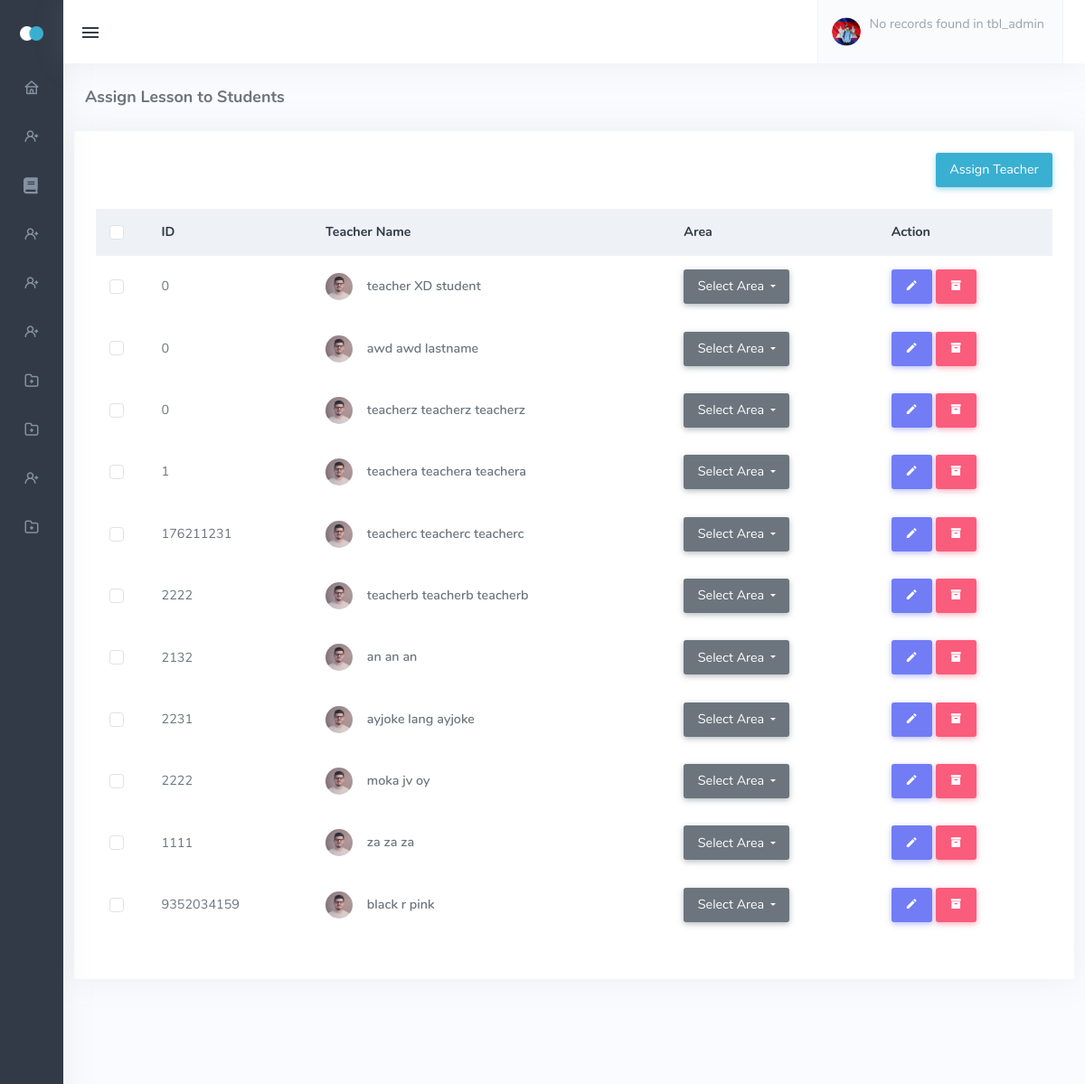
Page /admin_assign_teacher_lesson.php (signed in) on the committed database.
### tables this page shows
CREATE TABLE `tbl_teachers` (
  `teacher_id` bigint(11) NOT NULL,
  `user_id` int(11) NOT NULL,
  `credentials_id` int(11) NOT NULL,
  `address_id` int(11) NOT NULL,
  `level_id` int(11) NOT NULL,
  `status_id` int(11) NOT NULL,
  `account_id` int(11) NOT NULL,
  `valid_id` int(11) NOT NULL
);

CREATE TABLE `tbl_userinfo` (
  `user_id` int(11) NOT NULL,
  `firstname` varchar(244) NOT NULL,
  `middlename` varchar(244) NOT NULL,
  `lastname` varchar(244) NOT NULL,
  `birthday` date NOT NULL,
  `gender` varchar(244) NOT NULL
);

### admin_assign_teacher_lesson.php (the view, shortened to what this page needs)
<!DOCTYPE html>
<html lang="en" class="menuitem-active"><head>
    <link href="assets/css/icons.min.css" rel="stylesheet" type="text/css">
    <link href="assets/css/app.min.css" rel="stylesheet" type="text/css" id="light-style">
    <link href="assets/css/app-dark.min.css" rel="stylesheet" type="text/css" id="dark-style" disabled="disabled">
    <link rel="stylesheet" href="https://cdnjs.cloudflare.com/ajax/libs/font-awesome/5.15.3/css/all.min.css">
    <link href="assets/css/vendor/quill.core.css" rel="stylesheet" type="text/css" />
    <link href="assets/css/vendor/quill.snow.css" rel="stylesheet" type="text/css" />
</head>
<body class="show" data-layout-config="{&quot;leftSideBarTheme&quot;:&quot;dark&quot;,&quot;layoutBoxed&quot;:false, &quot;leftSidebarCondensed&quot;:false, &quot;leftSidebarScrollable&quot;:false,&quot;darkMode&quot;:false, &quot;showRightSidebarOnStart&quot;: true}" data-leftbar-theme="dark" data-leftbar-compact-mode="condensed" style="visibility: visible;">
    <div class="wrapper">
        <div class="leftside-menu menuitem-active">
            <a href="index.html" class="logo text-center logo-light">
                <span class="logo-sm">
                    <img src="assets/images/logo_sm.png" alt="" height="16">
                </span>
            </a>
            <div class="h-100 show" id="leftside-menu-container" data-simplebar="init"><div class="simplebar-wrapper" style="margin: 0px;"><div class="simplebar-height-auto-observer-wrapper"><div class="simplebar-height-auto-observer"></div></div><div class="simplebar-mask"><div class="simplebar-offset" style="right: 0px; bottom: 0px;"><div class="simplebar-content-wrapper" style="height: 100%; overflow: hidden;"><div class="simplebar-content" style="padding: 0px;">
               <ul class="side-nav">
<li class="side-nav-item">
    <a href="admin_dashboard.php" class="side-nav-link">
        <i class="uil-home"></i>
    </a>
</li>
<li class="side-nav-item">
    <a data-bs-toggle="collapse" href="#sidebarDashboards" aria-expanded="false"
        aria-controls="sidebarDashboards" class="side-nav-link collapsed">
        <i class="uil-user-plus"></i>
    </a>
</li>
<li class="side-nav-item">
    <a href="admin_manage_lesson.php" class="side-nav-link">
        <i class="fa fa-book"></i>
    </a>
</li>
<li class="side-nav-item">
    <a data-bs-toggle="collapse" href="#sidebarDashboardsLessons"
        aria-expanded="false" aria-controls="sidebarDashboards"
        class="side-nav-link collapsed">
        <i class="uil-user-plus"></i>
    </a>
</li>
<li class="side-nav-item">
    <a data-bs-toggle="collapse" href="#sidebarquiz"
        aria-expanded="false" aria-controls="sidebarquiz"
        class="side-nav-link collapsed">
        <i class="uil-user-plus"></i>
    </a>
</li>
<li class="side-nav-item">
    <a href="admin_assign_lesson_to_teacher.php " class="side-nav-link">
        <i class="uil-user-plus"></i>
    </a>
</li>
<li class="side-nav-item">
    <a data-bs-toggle="collapse" href="#sidebarclass" aria-expanded="false"
        aria-controls="sidebarclass" class="side-nav-link">
        <i class="uil-folder-plus"></i>
    </a>
</li>
<li class="side-nav-item">
    <a data-bs-toggle="collapse" href="#sidebarArea" aria-expanded="false"
        aria-controls="sidebarArea" class="side-nav-link">
        <i class="uil-folder-plus"></i>
    </a>
</li>
<li class="side-nav-item">
    <a href="#" class="side-nav-link">
        <i class="uil-user-plus"></i>
    </a>
</li>
<li class="side-nav-item">
    <a data-bs-toggle="collapse" href="#sidebarEmail" aria-expanded="false"
        aria-controls="sidebarEmail" class="side-nav-link">
        <i class="uil-folder-plus"></i>
    </a>
</li>
</ul>
            </div></div></div></div><div class="simplebar-placeholder" style="width: 70px; height: 1150px;"></div></div></div>
        </div>
        <div class="content-page">
            <div class="content">
                   <div class="navbar-custom">
                    <ul class="list-unstyled topbar-menu float-end mb-0">
                        <li class="dropdown notification-list">
                            <a class="nav-link dropdown-toggle nav-user arrow-none me-0" data-bs-toggle="dropdown"
                                href="#" role="button" aria-haspopup="false" aria-expanded="false">
                                <span class="account-user-avatar">
                                    <img src="assets/images/users/avatar-1.jpg" alt="user-image" class="rounded-circle">
                                </span>
                                <span>
                                    <?php
                                    include 'dbcon.php';
                                    if (isset($_SESSION['user_id'])) {
                                        $user_id = $_SESSION['user_id'];
                                        $sql = "SELECT tbl_userinfo.user_id, tbl_userinfo.firstname, tbl_userinfo.middlename, tbl_userinfo.lastname, tbl_user_level.level
                                                    FROM tbl_admin
                                                    JOIN tbl_userinfo ON tbl_admin.user_id = tbl_userinfo.user_id
                                                    JOIN tbl_user_level ON tbl_admin.level_id = tbl_user_level.level_id
                                                    WHERE tbl_user_level.level = 'ADMIN' AND tbl_userinfo.user_id = '$user_id'
                                                    LIMIT 1;";
                                        $result = mysqli_query($conn, $sql);
                                        if ($result && mysqli_num_rows($result) > 0) {
                                            $row = mysqli_fetch_assoc($result);
                                            ?>
                                                                                                                                                                                    <span class="account-user-name"><?php echo $row['firstname'] . ' ' . $row['lastname'] . ' ' . $row['lastname']; ?></span>
                                                                                                                                                                                    <span class="account-position"><?php echo $row['level']; ?></span>
                                                                                                                                                                                    <?php
                                        } else {
                                            echo "No records found in tbl_admin";
                                        }
                                    } else {
                                        echo "No user ID provided";
                                    }
                                    ?>
                                </span>
                            </a>
                        </li>
                    </ul>
                    <button class="button-menu-mobile open-left">
                        <i class="mdi mdi-menu"></i>
                    </button>
                </div>
                 <div class="container-fluid">
                    <div class="row">
            <div class="col-12">
              <div class="page-title-box">
                <h4 class="page-title">Assign Lesson to Students</h4>
              </div>
            </div>
          </div>
        </div>
      </div>
      <div class="row">
    <div class="col-12">
        <div class="card">
            <div class="card-body">
                <div class="row mb-2">
                    <div class="col-sm-4">
                    </div>
                    <div class="col-sm-8">
                        <div class="text-sm-end">
                            <button type="button" class="btn btn-info mb-2">Assign Teacher</button>
                        </div>
                    </div>
                </div>
                <div class="table-responsive">
                    <table class="table table-centered table-borderless table-hover w-100 dt-responsive nowrap"
                           id="products-datatable">
                        <thead class="table-light">
                        <tr>
                            <th style="width: 20px;">
                                <div class="form-check">
                                    <input type="checkbox" class="form-check-input" id="customCheck1">
                                    <label class="form-check-label" for="customCheck1">&nbsp;</label>
                                </div>
                            </th>
                            <th>ID</th>
                            <th>Teacher Name</th>
                            <th>Area</th>
                            <th>Action</th>
                        </tr>
                        </thead>
                        <tbody>
                        <?php
                        include 'dbcon.php';
                        $sql = "SELECT tbl_teachers.teacher_id, tbl_userinfo.user_id, tbl_userinfo.firstname, tbl_userinfo.middlename, tbl_userinfo.lastname,
                        tbl_usercredentials.email, tbl_usercredentials.contact, tbl_user_level.level, tbl_user_status.status
                        FROM tbl_teachers
                        JOIN tbl_userinfo ON tbl_teachers.user_id = tbl_userinfo.user_id
                        JOIN tbl_usercredentials ON tbl_teachers.credentials_id = tbl_usercredentials.usercredentials_id
                        JOIN tbl_user_level ON tbl_teachers.level_id = tbl_user_level.level_id
                        JOIN tbl_user_status ON tbl_teachers.status_id = tbl_user_status.status_id
                        -- JOIN tbl_area ON tbl_teachers.area_id = tbl_area.area_id
                        WHERE tbl_user_level.level = 'TEACHER' AND tbl_user_status.status = 1";
                        $result = mysqli_query($conn, $sql);
                        if ($result && mysqli_num_rows($result) > 0) {
                            while ($row = mysqli_fetch_assoc($result)) {
                                ?>
                                                                        <tr>
                                                                            <td>
                                                                                <div class="form-check">
                                                                                    <input type="checkbox" class="form-check-input" id="customCheck2">
                                                                                    <label class="form-check-label" for="customCheck2">&nbsp;</label>
                                                                                </div>
                                                                            </td>
                                                                            <td><?php echo $row['teacher_id'] ?></td>
                                                                            <td class="table-user">
                                                                                <img src="assets/images/users/avatar-4.jpg" alt="table-user"
                                                                                     class="me-2 rounded-circle">
                                                                                <a href="javascript:void(0);" class="text-body fw-semibold">
                                                                                    <?php echo $row['firstname'] . ' ' . $row['middlename'] . ' ' . $row['lastname'] ?>
                                                                                </a>
                                                                            </td>
                                                                            <td>
                    <div class="dropdown">
                        <button class="btn btn-secondary dropdown-toggle" type="button" id="areaDropdown" data-bs-toggle="dropdown" aria-haspopup="true" aria-expanded="false">
                            <?php
                            if (!empty($selectedArea)) {
                                echo $selectedArea;
                            } else {
                                echo 'Select Area';
                            }
                            ?>
                        </button>
                    </div>
                </td>
                                                                            <td>
                                                                                <a href="admin_edit_teacher_acc.php?user_id=<?php echo $row['user_id'] ?>">
                                                                                    <button type="button" class="btn btn-primary"><i
                                                                                                class="mdi mdi-pencil"></i></button>
                                                                                </a>
                                                                                <a href="admin_teacher_deactivate.php?teacher_id=<?php echo $row['teacher_id'] ?>"
                                                                                   class="decline">
                                                                                    <button type="button" class="btn btn-danger"><i
                                                                                                class="mdi mdi-archive"></i></button>
                                                                                </a>
                                                                            </td>
                                                                        </tr>
                                                                        <?php
                            }
                        } else {
                            ?>
                                                <tr>
                                                    <td colspan="6">No teachers found.</td>
                                                </tr>
                                                <?php
                        }
                        ?>
                        </tbody>
                    </table>
                </div>
            </div>
        </div>
    </div>
</div>
</body></html>

### rows in the picture
tbl_teachers: teacher "0", user_id.firstname "teacher", user_id.middlename "XD", user_id.lastname "student"
tbl_teachers: teacher "0", user_id.firstname "awd", user_id.middlename "awd", user_id.lastname "lastname"
tbl_teachers: teacher "0", user_id.firstname "teacherz", user_id.middlename "teacherz", user_id.lastname "teacherz"
tbl_teachers: teacher "1", user_id.firstname "teachera", user_id.middlename "teachera", user_id.lastname "teachera"
tbl_teachers: teacher "176211231", user_id.firstname "teacherc", user_id.middlename "teacherc", user_id.lastname "teacherc"
tbl_teachers: teacher "2222", user_id.firstname "teacherb", user_id.middlename "teacherb", user_id.lastname "teacherb"
tbl_teachers: teacher "2132", user_id.firstname "an", user_id.middlename "an", user_id.lastname "an"
tbl_teachers: teacher "2231", user_id.firstname "ayjoke", user_id.middlename "lang", user_id.lastname "ayjoke"
tbl_teachers: teacher "2222", user_id.firstname "moka", user_id.middlename "jv", user_id.lastname "oy"
tbl_teachers: teacher "1111", user_id.firstname "za", user_id.middlename "za", user_id.lastname "za"
tbl_teachers: teacher "9352034159", user_id.firstname "black", user_id.middlename "r", user_id.lastname "pink"
